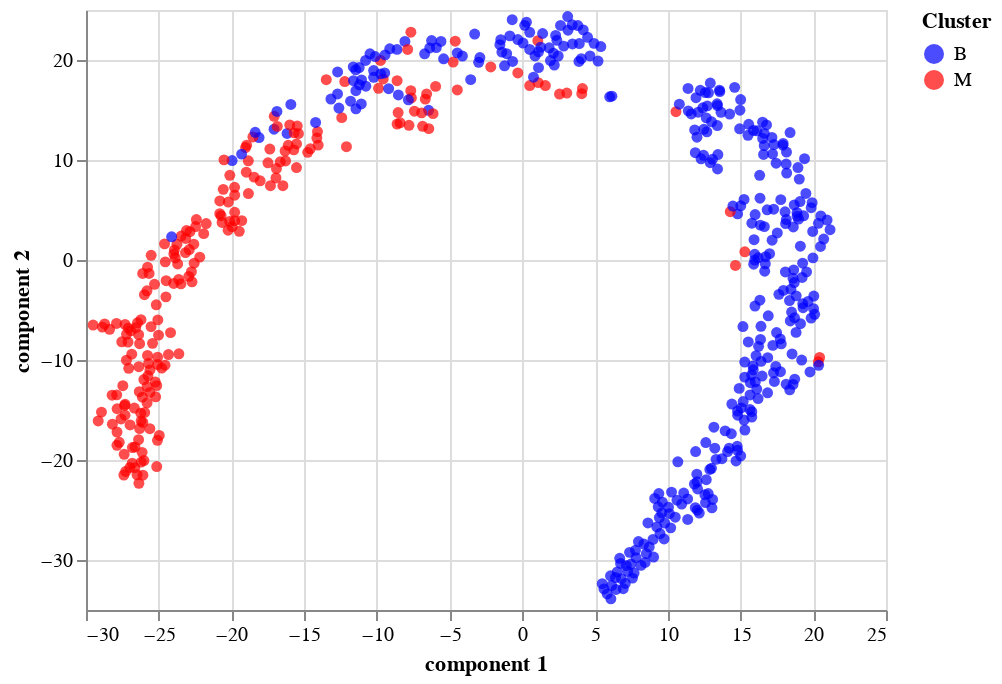

This figure's notebook cell:
### Code cell
# t-SNE on cancer dataset

df = pd.read_csv("cancer.csv") 
df
initial_list = df.to_numpy()

selected_columns = df[df.columns[0:30]]

new_df = selected_columns.copy()

list = new_df.to_numpy()

list_embedded = TSNE(n_components=2, learning_rate='auto',
                   init='random').fit_transform(list)

a= pd.DataFrame(data = list_embedded
             , columns = ['component 1', 'component 2'])
 
embedded_df = a.reset_index().merge(df.reset_index(), left_index=True, right_index=True, how='left')

Label_for_color = ['B','M']
color_for_label = ['blue', 'red']

alt.Chart(embedded_df).mark_point(filled=True).encode(
           x = 'component 1',
           y = 'component 2',
           color=alt.Color('Cluster', scale=alt.
                    Scale(domain=Label_for_color, range=color_for_label)),
           tooltip = [
               alt.Tooltip('Cluster')
              ]).interactive()

### Figure 1 — Vega-Lite specification as saved in the notebook (floating-point values rounded to 4 significant figures; data arrays with more than 128 entries replaced by an {"elided": "..."} marker saying what was removed)
{"config": {"view": {"continuousWidth": 400, "continuousHeight": 300}}, "data": {"name": "data-b2dab8d87c52d7f613cb11eb0b995238"}, "mark": {"type": "point", "filled": true}, "encoding": {"color": {"field": "Cluster", "scale": {"domain": ["B", "M"], "range": ["blue", "red"]}, "type": "nominal"}, "tooltip": [{"field": "Cluster", "type": "nominal"}], "x": {"field": "component 1", "type": "quantitative"}, "y": {"field": "component 2", "type": "quantitative"}}, "selection": {"selector003": {"type": "interval", "bind": "scales", "encodings": ["x", "y"]}}, "$schema": "https://vega.github.io/schema/vega-lite/v4.17.0.json", "datasets": {"data-b2dab8d87c52d7f613cb11eb0b995238": {"elided": "569 records"}}}
